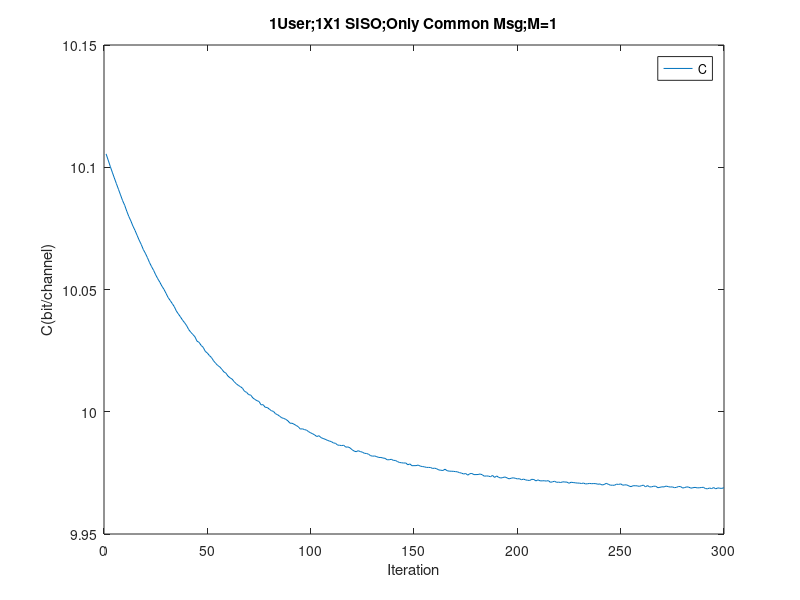

MATLAB code for this plot:
%1 user, 1X1 MIMO Channel
%calculate G,V 
%not-normalized
%calculate MSE
clc
clear

v=1.4291 - 0.6656i;
v=v/norm(v);

g=-0.9072 + 0.2915i;
g=g/norm(g);

H=-0.9704 + 0.4012i;

sigma = sqrt(10^(-3));
StepSize = 10^(-2);
xf = zeros(1,10^(7));
xb = zeros(1,10^(7));
ub = zeros(1,10^(7));
uf = zeros(1,10^(7));
SINR = zeros(1,10^(7));
C = zeros(1,10^(7));
MSE_LMS = zeros(1,10^(7));
C_LMS = zeros(1,10^(7));

for TL = 1:300
    
    TL
    
    v=1.4291 - 0.6656i;
    v=v/norm(v);

    g=-0.9072 + 0.2915i;
    g=g/norm(g);
    
   
    
    for i = 1:TL

            if rand-0.5 >= 0
                        xb(i) = 1;
                    else
                        xb(i) = -1;
            end


            ub = 0;
            ub = H*g*xb(i)+(sigma^2)*(randn(1,1)+1i*randn(1,1));
             v = v+StepSize*ub*conj(xb(i)-v'*ub);

    end
    
    for i = 1:TL

            if rand-0.5 >= 0
                        xf(i) = 1;
                    else
                        xf(i) = -1;
            end

            uf = 0;
            uf = H*v*xf(i)+(sigma^2)*(randn(1,1)+1i*randn(1,1));
             g = g+StepSize*uf*conj(xf(i)-g'*uf);

    end
    
    
    SINR(TL)=  norm( g'*H*v )^2/norm( g'*sigma^2*g );
    C(TL)=log2(1+SINR(TL));
      
end

    x=1:TL;
 
    plot(x,C(x))
    legend('C')
    xlabel('Iteration')
    ylabel('C(bit/channel)')
    title('1User;1X1 SISO;Only Common Msg;M=1')
